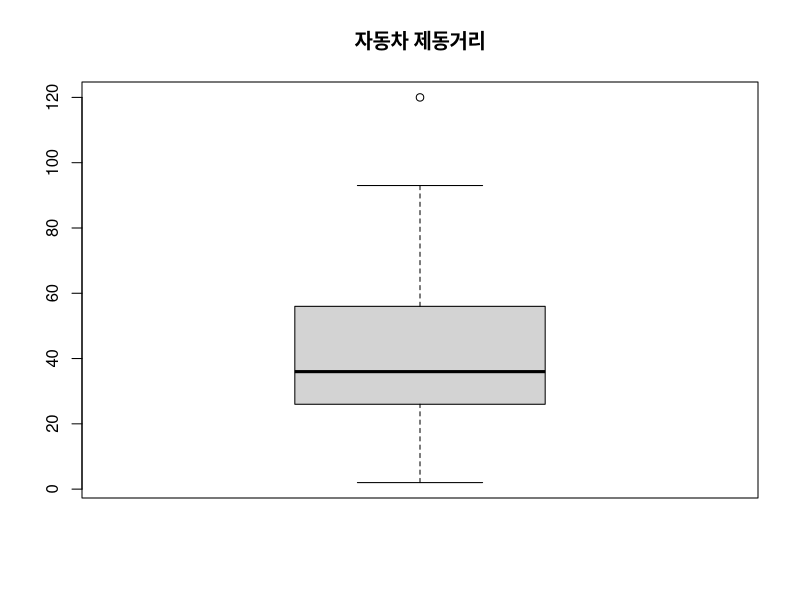
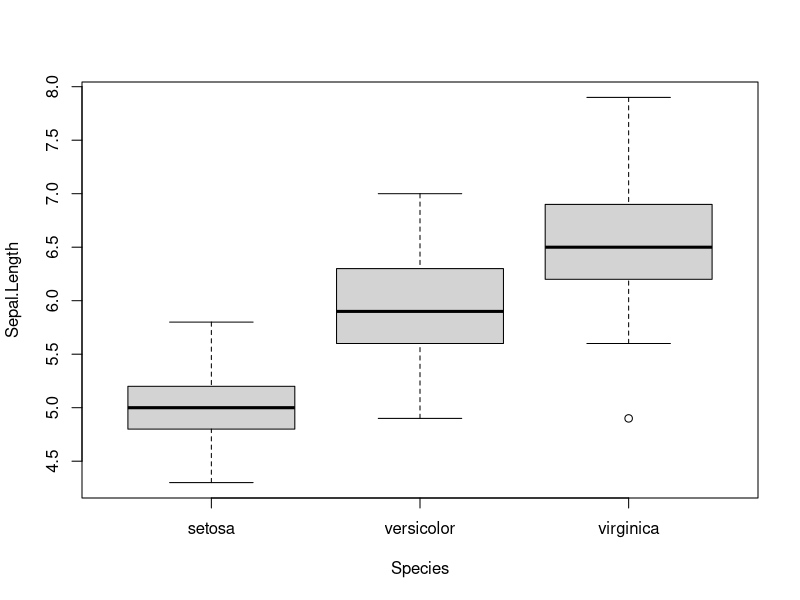

Recreate these plots in R, in order.
#박스상자 기본
View(cars)

dist = cars[,2]
dist

boxplot(dist,main="자동차 제동거리")

# iris data
iris
boxplot(data=iris, Sepal.Length ~ Species )
